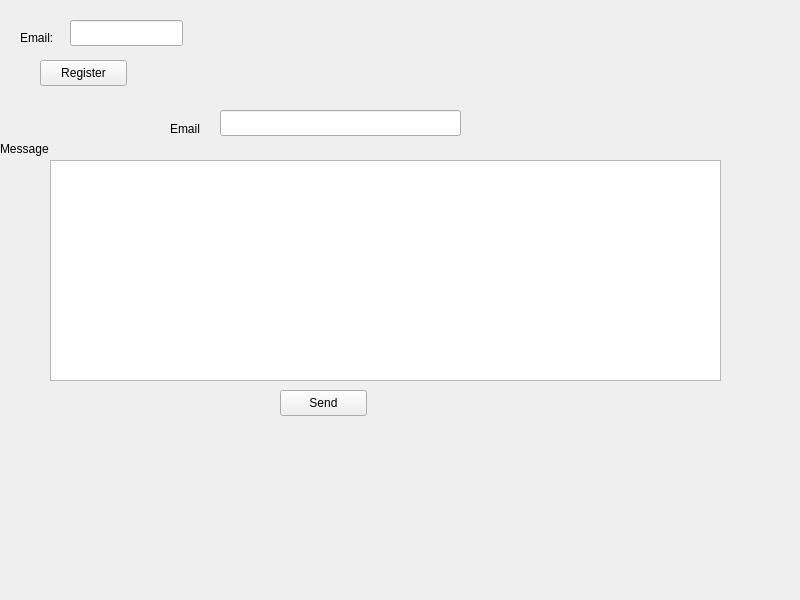
<?xml version="1.0" encoding="UTF-8"?>
<ui version="4.0">
 <class>MainScreen</class>
 <widget class="QWidget" name="MainScreen">
  <property name="geometry">
   <rect>
    <x>0</x>
    <y>0</y>
    <width>800</width>
    <height>600</height>
   </rect>
  </property>
  <property name="windowTitle">
   <string>MainScreen</string>
  </property>
  <widget class="QLineEdit" name="lineEdit">
   <property name="geometry">
    <rect>
     <x>70</x>
     <y>20</y>
     <width>113</width>
     <height>26</height>
    </rect>
   </property>
  </widget>
  <widget class="QLabel" name="label">
   <property name="geometry">
    <rect>
     <x>20</x>
     <y>28</y>
     <width>61</width>
     <height>20</height>
    </rect>
   </property>
   <property name="text">
    <string>Email:</string>
   </property>
  </widget>
  <widget class="QPushButton" name="pushButton">
   <property name="geometry">
    <rect>
     <x>40</x>
     <y>60</y>
     <width>87</width>
     <height>26</height>
    </rect>
   </property>
   <property name="text">
    <string>Register</string>
   </property>
  </widget>
  <widget class="QTextEdit" name="textEdit">
   <property name="geometry">
    <rect>
     <x>50</x>
     <y>160</y>
     <width>671</width>
     <height>221</height>
    </rect>
   </property>
  </widget>
  <widget class="QLineEdit" name="lineEdit_2">
   <property name="geometry">
    <rect>
     <x>220</x>
     <y>110</y>
     <width>241</width>
     <height>26</height>
    </rect>
   </property>
  </widget>
  <widget class="QLabel" name="label_2">
   <property name="geometry">
    <rect>
     <x>0</x>
     <y>140</y>
     <width>66</width>
     <height>18</height>
    </rect>
   </property>
   <property name="text">
    <string>Message</string>
   </property>
  </widget>
  <widget class="QLabel" name="label_3">
   <property name="geometry">
    <rect>
     <x>170</x>
     <y>120</y>
     <width>41</width>
     <height>18</height>
    </rect>
   </property>
   <property name="text">
    <string>Email</string>
   </property>
  </widget>
  <widget class="QPushButton" name="pushButton_2">
   <property name="geometry">
    <rect>
     <x>280</x>
     <y>390</y>
     <width>87</width>
     <height>26</height>
    </rect>
   </property>
   <property name="text">
    <string>Send</string>
   </property>
  </widget>
 </widget>
 <resources/>
 <connections/>
</ui>
